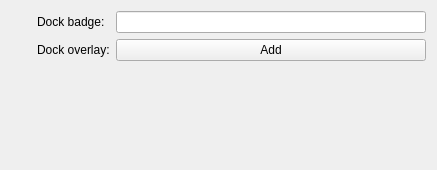
<?xml version="1.0" encoding="UTF-8"?>
<ui version="4.0">
 <class>Widget</class>
 <widget class="QWidget" name="Widget">
  <property name="geometry">
   <rect>
    <x>0</x>
    <y>0</y>
    <width>437</width>
    <height>170</height>
   </rect>
  </property>
  <property name="windowTitle">
   <string>Hello, Habr!</string>
  </property>
  <layout class="QHBoxLayout" name="horizontalLayout">
   <item>
    <layout class="QVBoxLayout" name="verticalLayout">
     <item>
      <widget class="QLabel" name="label">
       <property name="sizePolicy">
        <sizepolicy hsizetype="Fixed" vsizetype="Fixed">
         <horstretch>0</horstretch>
         <verstretch>0</verstretch>
        </sizepolicy>
       </property>
       <property name="text">
        <string/>
       </property>
       <property name="pixmap">
        <pixmap resource="images.qrc">:/habr_logo.png</pixmap>
       </property>
      </widget>
     </item>
     <item>
      <spacer name="verticalSpacer">
       <property name="orientation">
        <enum>Qt::Vertical</enum>
       </property>
       <property name="sizeHint" stdset="0">
        <size>
         <width>20</width>
         <height>40</height>
        </size>
       </property>
      </spacer>
     </item>
    </layout>
   </item>
   <item>
    <layout class="QFormLayout" name="formLayout">
     <item row="0" column="0">
      <widget class="QLabel" name="label_2">
       <property name="text">
        <string>Dock badge:</string>
       </property>
      </widget>
     </item>
     <item row="0" column="1">
      <widget class="QLineEdit" name="badgeEdit"/>
     </item>
     <item row="1" column="0">
      <widget class="QLabel" name="label_3">
       <property name="text">
        <string>Dock overlay:</string>
       </property>
      </widget>
     </item>
     <item row="1" column="1">
      <widget class="QPushButton" name="overlayButton">
       <property name="text">
        <string>Add</string>
       </property>
      </widget>
     </item>
    </layout>
   </item>
  </layout>
 </widget>
 <layoutdefault spacing="6" margin="11"/>
 <resources>
  <include location="images.qrc"/>
 </resources>
 <connections/>
</ui>
